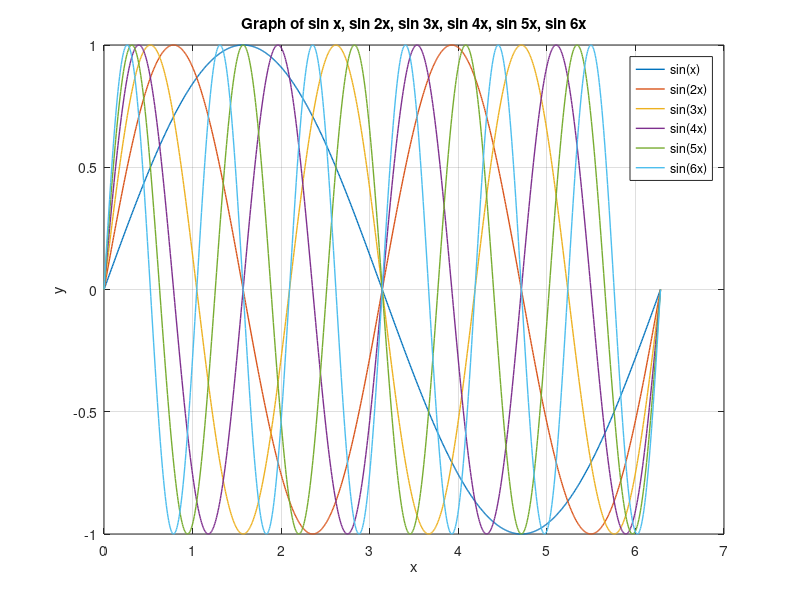

MATLAB code to generate this figure:
% Write a well-commented script program that graphs the functions sin x, sin 2x, sin 3x sin 4x, sin 5x and sin 6x on the interval [0, 2pi] * one plot.

% Define the range of x values
x = linspace(0, 2*pi,1000);  % Generating 1000 points between 0 and 2*pi

% Calculate y values for sin x, sin 2x, sin 3x, sin 4x, sin 5x, sin 6x
y_sin_x = sin(x);
y_sin_2x = sin(2*x);
y_sin_3x = sin(3*x);
y_sin_4x = sin(4*x);
y_sin_5x = sin(5*x);
y_sin_6x = sin(6*x);

% Plot the functions
plot(x, y_sin_x, 'LineWidth', 1, 'DisplayName', 'sin(x)');
hold on;
plot(x, y_sin_2x, 'LineWidth', 1, 'DisplayName', 'sin(2x)');
plot(x, y_sin_3x, 'LineWidth', 1, 'DisplayName', 'sin(3x)');
plot(x, y_sin_4x, 'LineWidth', 1, 'DisplayName', 'sin(4x)');
plot(x, y_sin_5x, 'LineWidth', 1, 'DisplayName', 'sin(5x)');
plot(x, y_sin_6x, 'LineWidth', 1, 'DisplayName', 'sin(6x)');

% Add labels and title
xlabel('x');
ylabel('y');
title('Graph of sin x, sin 2x, sin 3x, sin 4x, sin 5x, sin 6x');
legend;
grid on;
hold off;
